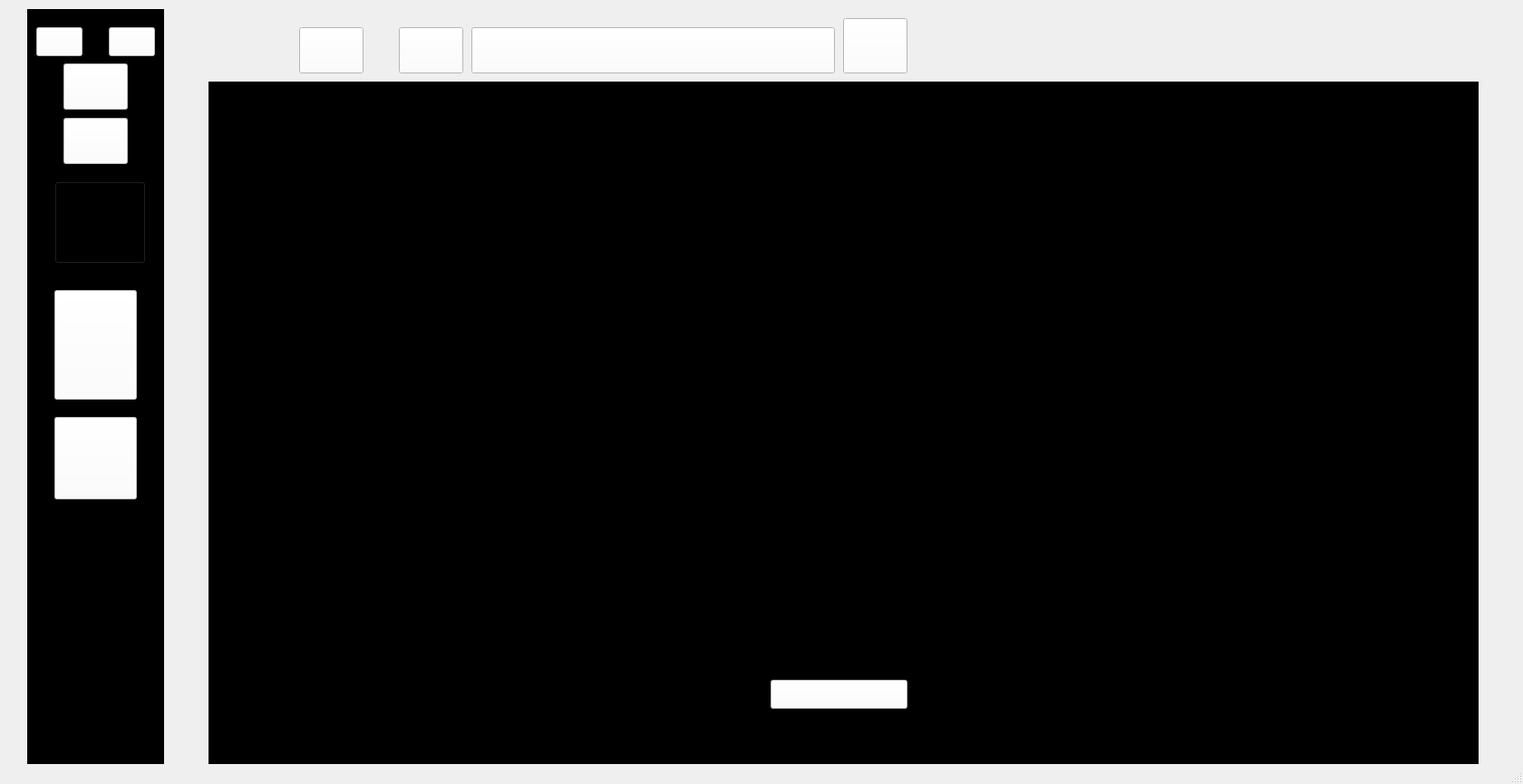
<?xml version="1.0" encoding="UTF-8"?>
<ui version="4.0">
 <class>MainWindow</class>
 <widget class="QMainWindow" name="MainWindow">
  <property name="geometry">
   <rect>
    <x>0</x>
    <y>0</y>
    <width>1680</width>
    <height>865</height>
   </rect>
  </property>
  <property name="windowTitle">
   <string>MainWindow</string>
  </property>
  <property name="styleSheet">
   <string notr="true">blackground-color:black;</string>
  </property>
  <widget class="QWidget" name="centralwidget">
   <widget class="QWidget" name="widget" native="true">
    <property name="geometry">
     <rect>
      <x>30</x>
      <y>10</y>
      <width>151</width>
      <height>981</height>
     </rect>
    </property>
    <property name="styleSheet">
     <string notr="true">background-color:black;</string>
    </property>
    <widget class="QPushButton" name="btnHome">
     <property name="geometry">
      <rect>
       <x>40</x>
       <y>60</y>
       <width>71</width>
       <height>51</height>
      </rect>
     </property>
     <property name="styleSheet">
      <string notr="true">background-color:white;</string>
     </property>
     <property name="text">
      <string/>
     </property>
     <property name="icon">
      <iconset>
       <normaloff>../../../Downloads/home-icon-silhouette.png</normaloff>../../../Downloads/home-icon-silhouette.png</iconset>
     </property>
     <property name="iconSize">
      <size>
       <width>32</width>
       <height>32</height>
      </size>
     </property>
    </widget>
    <widget class="QPushButton" name="pushButton_2">
     <property name="geometry">
      <rect>
       <x>40</x>
       <y>120</y>
       <width>71</width>
       <height>51</height>
      </rect>
     </property>
     <property name="styleSheet">
      <string notr="true">background-color:white;</string>
     </property>
     <property name="text">
      <string/>
     </property>
     <property name="icon">
      <iconset>
       <normaloff>../../../Downloads/magnifying-glass.png</normaloff>../../../Downloads/magnifying-glass.png</iconset>
     </property>
     <property name="iconSize">
      <size>
       <width>32</width>
       <height>32</height>
      </size>
     </property>
    </widget>
    <widget class="QPushButton" name="btnProfile">
     <property name="geometry">
      <rect>
       <x>30</x>
       <y>890</y>
       <width>71</width>
       <height>61</height>
      </rect>
     </property>
     <property name="styleSheet">
      <string notr="true">background-color:white;</string>
     </property>
     <property name="text">
      <string/>
     </property>
     <property name="icon">
      <iconset>
       <normaloff>../../../Downloads/account.png</normaloff>../../../Downloads/account.png</iconset>
     </property>
     <property name="iconSize">
      <size>
       <width>32</width>
       <height>32</height>
      </size>
     </property>
    </widget>
    <widget class="QPushButton" name="pushButton">
     <property name="geometry">
      <rect>
       <x>10</x>
       <y>20</y>
       <width>51</width>
       <height>32</height>
      </rect>
     </property>
     <property name="styleSheet">
      <string notr="true">background-color:white;</string>
     </property>
     <property name="text">
      <string/>
     </property>
     <property name="icon">
      <iconset>
       <normaloff>../../../Documents/Roblox/2359144336/InstalledPlugins/0/previous.png</normaloff>../../../Documents/Roblox/2359144336/InstalledPlugins/0/previous.png</iconset>
     </property>
     <property name="iconSize">
      <size>
       <width>32</width>
       <height>32</height>
      </size>
     </property>
    </widget>
    <widget class="QPushButton" name="pushButton_3">
     <property name="geometry">
      <rect>
       <x>90</x>
       <y>20</y>
       <width>51</width>
       <height>32</height>
      </rect>
     </property>
     <property name="styleSheet">
      <string notr="true">background-color:white;</string>
     </property>
     <property name="text">
      <string/>
     </property>
     <property name="icon">
      <iconset>
       <normaloff>../../../Downloads/next (1).png</normaloff>../../../Downloads/next (1).png</iconset>
     </property>
     <property name="iconSize">
      <size>
       <width>32</width>
       <height>32</height>
      </size>
     </property>
    </widget>
    <widget class="QPushButton" name="btnRoblox_2">
     <property name="geometry">
      <rect>
       <x>30</x>
       <y>190</y>
       <width>101</width>
       <height>91</height>
      </rect>
     </property>
     <property name="text">
      <string/>
     </property>
     <property name="icon">
      <iconset>
       <normaloff>../../download (12).png</normaloff>../../download (12).png</iconset>
     </property>
     <property name="iconSize">
      <size>
       <width>89</width>
       <height>89</height>
      </size>
     </property>
    </widget>
    <widget class="QPushButton" name="btnFallguy_2">
     <property name="geometry">
      <rect>
       <x>30</x>
       <y>310</y>
       <width>91</width>
       <height>121</height>
      </rect>
     </property>
     <property name="styleSheet">
      <string notr="true">background-color:white;</string>
     </property>
     <property name="text">
      <string/>
     </property>
     <property name="icon">
      <iconset>
       <normaloff>../../../Documents/untitled folder/download (13).png</normaloff>../../../Documents/untitled folder/download (13).png</iconset>
     </property>
     <property name="iconSize">
      <size>
       <width>130</width>
       <height>130</height>
      </size>
     </property>
    </widget>
    <widget class="QPushButton" name="btnValorant_2">
     <property name="geometry">
      <rect>
       <x>30</x>
       <y>450</y>
       <width>91</width>
       <height>91</height>
      </rect>
     </property>
     <property name="styleSheet">
      <string notr="true">background-color:white;</string>
     </property>
     <property name="text">
      <string/>
     </property>
     <property name="icon">
      <iconset>
       <normaloff>../../../Documents/untitled folder/untitled folder/images (1).png</normaloff>../../../Documents/untitled folder/untitled folder/images (1).png</iconset>
     </property>
     <property name="iconSize">
      <size>
       <width>99</width>
       <height>99</height>
      </size>
     </property>
    </widget>
   </widget>
   <widget class="QStackedWidget" name="stackedMenu">
    <property name="geometry">
     <rect>
      <x>230</x>
      <y>90</y>
      <width>1401</width>
      <height>881</height>
     </rect>
    </property>
    <property name="styleSheet">
     <string notr="true">background-color:black;</string>
    </property>
    <property name="currentIndex">
     <number>2</number>
    </property>
    <widget class="QWidget" name="page_menu">
     <widget class="QLabel" name="label_2">
      <property name="geometry">
       <rect>
        <x>530</x>
        <y>20</y>
        <width>221</width>
        <height>41</height>
       </rect>
      </property>
      <property name="styleSheet">
       <string notr="true">color:white;</string>
      </property>
      <property name="text">
       <string>Trang chủ hiện tất cả game</string>
      </property>
     </widget>
     <widget class="QPushButton" name="btnRoblox">
      <property name="geometry">
       <rect>
        <x>590</x>
        <y>150</y>
        <width>71</width>
        <height>71</height>
       </rect>
      </property>
      <property name="text">
       <string/>
      </property>
      <property name="icon">
       <iconset>
        <normaloff>../../download (12).png</normaloff>../../download (12).png</iconset>
      </property>
      <property name="iconSize">
       <size>
        <width>89</width>
        <height>89</height>
       </size>
      </property>
     </widget>
     <widget class="QPushButton" name="btnFallguy">
      <property name="geometry">
       <rect>
        <x>370</x>
        <y>120</y>
        <width>91</width>
        <height>121</height>
       </rect>
      </property>
      <property name="styleSheet">
       <string notr="true">background-color:white;</string>
      </property>
      <property name="text">
       <string/>
      </property>
      <property name="icon">
       <iconset>
        <normaloff>../../../Documents/untitled folder/download (13).png</normaloff>../../../Documents/untitled folder/download (13).png</iconset>
      </property>
      <property name="iconSize">
       <size>
        <width>130</width>
        <height>130</height>
       </size>
      </property>
     </widget>
     <widget class="QPushButton" name="btnValorant">
      <property name="geometry">
       <rect>
        <x>790</x>
        <y>130</y>
        <width>91</width>
        <height>91</height>
       </rect>
      </property>
      <property name="styleSheet">
       <string notr="true">background-color:white;</string>
      </property>
      <property name="text">
       <string/>
      </property>
      <property name="icon">
       <iconset>
        <normaloff>../../../Documents/untitled folder/untitled folder/images (1).png</normaloff>../../../Documents/untitled folder/untitled folder/images (1).png</iconset>
      </property>
      <property name="iconSize">
       <size>
        <width>99</width>
        <height>99</height>
       </size>
      </property>
     </widget>
    </widget>
    <widget class="QWidget" name="page_Roblox">
     <widget class="QLabel" name="label_4">
      <property name="geometry">
       <rect>
        <x>560</x>
        <y>10</y>
        <width>221</width>
        <height>41</height>
       </rect>
      </property>
      <property name="styleSheet">
       <string notr="true">color:white;</string>
      </property>
      <property name="text">
       <string>Trang của một game</string>
      </property>
     </widget>
     <widget class="QLabel" name="label">
      <property name="geometry">
       <rect>
        <x>10</x>
        <y>0</y>
        <width>1391</width>
        <height>871</height>
       </rect>
      </property>
      <property name="styleSheet">
       <string notr="true">background-color:white;</string>
      </property>
      <property name="text">
       <string/>
      </property>
      <property name="pixmap">
       <pixmap>../../../Documents/roblox.download.png</pixmap>
      </property>
      <property name="scaledContents">
       <bool>true</bool>
      </property>
     </widget>
     <widget class="QPushButton" name="btndownload_roblox">
      <property name="geometry">
       <rect>
        <x>470</x>
        <y>610</y>
        <width>481</width>
        <height>71</height>
       </rect>
      </property>
      <property name="styleSheet">
       <string notr="true">background-color:white</string>
      </property>
      <property name="text">
       <string/>
      </property>
      <property name="icon">
       <iconset>
        <normaloff>../../../Documents/Chup Man Hinh/Screenshot 2024-11-14 at 19.01.10.png</normaloff>../../../Documents/Chup Man Hinh/Screenshot 2024-11-14 at 19.01.10.png</iconset>
      </property>
      <property name="iconSize">
       <size>
        <width>500</width>
        <height>500</height>
       </size>
      </property>
     </widget>
    </widget>
    <widget class="QWidget" name="page_fallguy">
     <widget class="QLabel" name="label_3">
      <property name="geometry">
       <rect>
        <x>-1</x>
        <y>5</y>
        <width>1401</width>
        <height>771</height>
       </rect>
      </property>
      <property name="styleSheet">
       <string notr="true">backgroundc-color:white</string>
      </property>
      <property name="text">
       <string/>
      </property>
      <property name="pixmap">
       <pixmap>../../../Documents/Chup Man Hinh/Screenshot 2024-11-14 at 19.22.46.png</pixmap>
      </property>
      <property name="scaledContents">
       <bool>true</bool>
      </property>
     </widget>
     <widget class="QPushButton" name="btndownload_fallguy">
      <property name="geometry">
       <rect>
        <x>620</x>
        <y>660</y>
        <width>151</width>
        <height>32</height>
       </rect>
      </property>
      <property name="styleSheet">
       <string notr="true">background-color:white;</string>
      </property>
      <property name="text">
       <string/>
      </property>
      <property name="icon">
       <iconset>
        <normaloff>../../../Documents/Chup Man Hinh/Screenshot 2024-11-14 at 19.51.17.png</normaloff>../../../Documents/Chup Man Hinh/Screenshot 2024-11-14 at 19.51.17.png</iconset>
      </property>
      <property name="iconSize">
       <size>
        <width>160</width>
        <height>160</height>
       </size>
      </property>
     </widget>
    </widget>
    <widget class="QWidget" name="page_valorant">
     <widget class="QLabel" name="label_5">
      <property name="geometry">
       <rect>
        <x>0</x>
        <y>10</y>
        <width>1401</width>
        <height>771</height>
       </rect>
      </property>
      <property name="styleSheet">
       <string notr="true">background-color:white;</string>
      </property>
      <property name="text">
       <string/>
      </property>
      <property name="pixmap">
       <pixmap>../../../Documents/Chup Man Hinh/Screenshot 2024-11-14 at 19.57.02.png</pixmap>
      </property>
      <property name="scaledContents">
       <bool>true</bool>
      </property>
     </widget>
     <widget class="QPushButton" name="btndownload_valorant">
      <property name="geometry">
       <rect>
        <x>50</x>
        <y>610</y>
        <width>141</width>
        <height>81</height>
       </rect>
      </property>
      <property name="styleSheet">
       <string notr="true">background-color:white;</string>
      </property>
      <property name="text">
       <string/>
      </property>
      <property name="icon">
       <iconset>
        <normaloff>../../../Documents/Chup Man Hinh/Screenshot 2024-11-14 at 20.16.05.png</normaloff>../../../Documents/Chup Man Hinh/Screenshot 2024-11-14 at 20.16.05.png</iconset>
      </property>
      <property name="iconSize">
       <size>
        <width>150</width>
        <height>150</height>
       </size>
      </property>
     </widget>
    </widget>
   </widget>
   <widget class="QPushButton" name="btnHome_2">
    <property name="geometry">
     <rect>
      <x>330</x>
      <y>30</y>
      <width>71</width>
      <height>51</height>
     </rect>
    </property>
    <property name="styleSheet">
     <string notr="true">background-color:white;</string>
    </property>
    <property name="text">
     <string/>
    </property>
    <property name="icon">
     <iconset>
      <normaloff>../../../Downloads/home-icon-silhouette.png</normaloff>../../../Downloads/home-icon-silhouette.png</iconset>
    </property>
    <property name="iconSize">
     <size>
      <width>32</width>
      <height>32</height>
     </size>
    </property>
   </widget>
   <widget class="QPushButton" name="pushButton_4">
    <property name="geometry">
     <rect>
      <x>440</x>
      <y>30</y>
      <width>71</width>
      <height>51</height>
     </rect>
    </property>
    <property name="styleSheet">
     <string notr="true">background-color:white;</string>
    </property>
    <property name="text">
     <string/>
    </property>
    <property name="icon">
     <iconset>
      <normaloff>../../../Downloads/magnifying-glass.png</normaloff>../../../Downloads/magnifying-glass.png</iconset>
    </property>
    <property name="iconSize">
     <size>
      <width>32</width>
      <height>32</height>
     </size>
    </property>
   </widget>
   <widget class="QPushButton" name="pushButton_5">
    <property name="geometry">
     <rect>
      <x>520</x>
      <y>30</y>
      <width>401</width>
      <height>51</height>
     </rect>
    </property>
    <property name="styleSheet">
     <string notr="true">background-color:white;</string>
    </property>
    <property name="text">
     <string/>
    </property>
   </widget>
   <widget class="QPushButton" name="btnProfile_2">
    <property name="geometry">
     <rect>
      <x>930</x>
      <y>20</y>
      <width>71</width>
      <height>61</height>
     </rect>
    </property>
    <property name="styleSheet">
     <string notr="true">background-color:white;</string>
    </property>
    <property name="text">
     <string/>
    </property>
    <property name="icon">
     <iconset>
      <normaloff>../../../Downloads/account.png</normaloff>../../../Downloads/account.png</iconset>
    </property>
    <property name="iconSize">
     <size>
      <width>32</width>
      <height>32</height>
     </size>
    </property>
   </widget>
  </widget>
  <widget class="QMenuBar" name="menubar">
   <property name="geometry">
    <rect>
     <x>0</x>
     <y>0</y>
     <width>1680</width>
     <height>24</height>
    </rect>
   </property>
  </widget>
  <widget class="QStatusBar" name="statusbar"/>
 </widget>
 <resources/>
 <connections/>
</ui>
